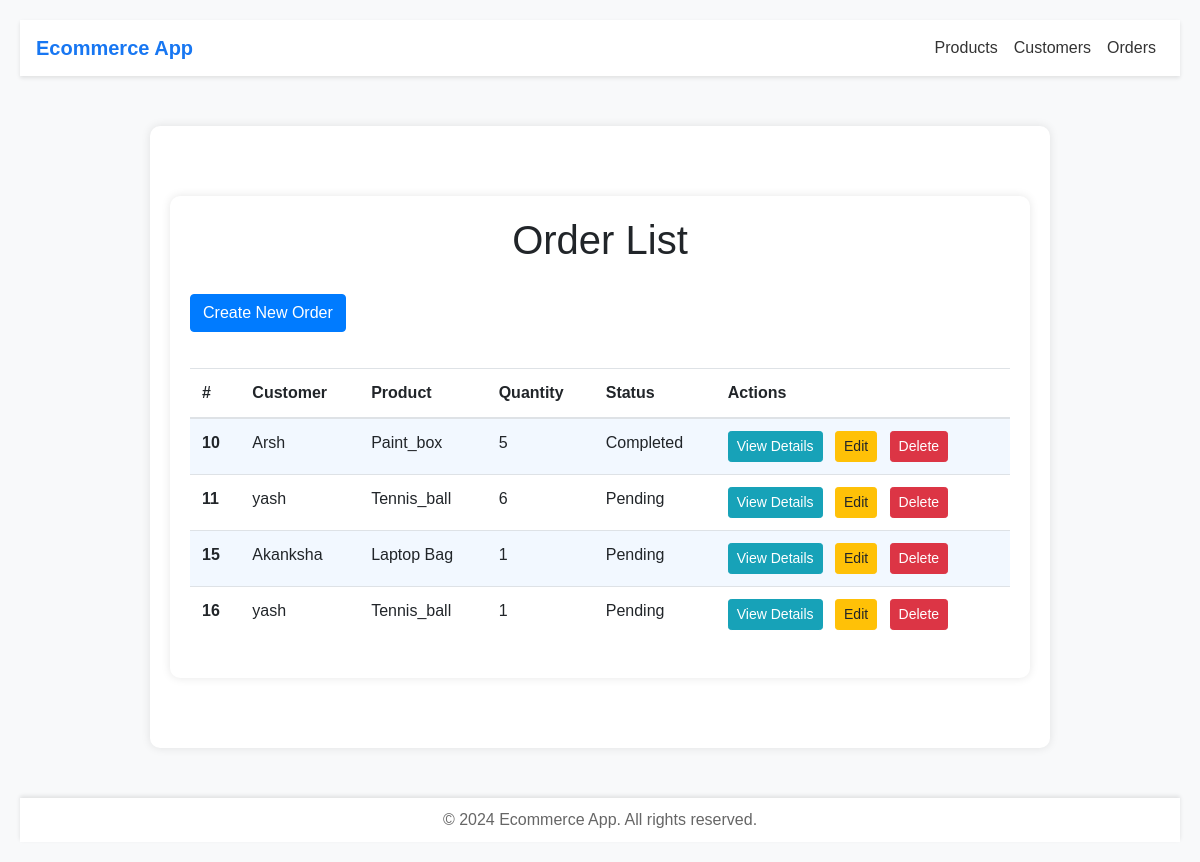
The page /order/ on the database its author committed.
### ecommerce_app/models.py (models this page shows, shortened)
class Order(models.Model):
    customer = models.ForeignKey(Customer, on_delete=models.CASCADE)
    product = models.ForeignKey(Product, on_delete=models.CASCADE)
    quantity = models.PositiveIntegerField()
    order_date = models.DateTimeField(auto_now_add=True)
    STATUS_CHOICES = (
        ('Pending', 'Pending'),
        ('Completed', 'Completed'),
    )
    status = models.CharField(max_length=20, choices=STATUS_CHOICES, default='Pending')

class Customer(models.Model):
    name = models.CharField(max_length=100)
    email = models.EmailField()
    phone_number = models.CharField(max_length=15)
    address = models.TextField()

class Product(models.Model):
    name = models.CharField(max_length=100)
    price = models.DecimalField(max_digits=10, decimal_places=2)
    stock_quantity = models.PositiveIntegerField()
    description = models.TextField(blank=True)

### ecommerce_app/views.py (the view)
# urls.py: path('order/', views.order_list, name='order_list'),
def order_list(request):
    orders = Order.objects.all()
    return render(request, 'order_list.html', {'orders': orders})

### ecommerce_app/templates/order_list.html (shortened to what this page needs)
{% extends 'base.html' %}
{% block content %}
<!DOCTYPE html>
<html lang="en">
<head>
    <link rel="stylesheet" href="https://stackpath.bootstrapcdn.com/bootstrap/4.5.2/css/bootstrap.min.css">
</head>
<body>
    <div class="container">
        <h1>Order List</h1>
        <div class="mb-3">
            <a href="{% url 'order_create' %}" class="btn btn-primary btn-create">Create New Order</a>
        </div>
        <table class="table table-striped">
            <thead>
                <tr>
                    <th scope="col">#</th>
                    <th scope="col">Customer</th>
                    <th scope="col">Product</th>
                    <th scope="col">Quantity</th>
                    <th scope="col">Status</th>
                    <th scope="col">Actions</th>
                </tr>
            </thead>
            <tbody>
                {% for order in orders %}
                <tr>
                    <th scope="row">{{ order.id }}</th>
                    <td>{{ order.customer.name }}</td>
                    <td>{{ order.product.name }}</td>
                    <td>{{ order.quantity }}</td>
                    <td>{{ order.status }}</td>
                    <td class="btn-action">
                        <a href="{% url 'order_detail' order.id %}" class="btn btn-info btn-sm mr-2">View Details</a>
                        <a href="{% url 'order_edit' order.id %}" class="btn btn-warning btn-sm mr-2">Edit</a>
                        <a href="{% url 'order_delete' order.id %}" class="btn btn-danger btn-sm">Delete</a>
                    </td>
                </tr>
                {% endfor %}
            </tbody>
        </table>
    </div>
</body>
</html>
{% endblock %}

### ecommerce_app/templates/base.html (shortened to what this page needs)
<!DOCTYPE html>
<html lang="en">
<head>
    <link rel="stylesheet" href="https://stackpath.bootstrapcdn.com/bootstrap/4.5.2/css/bootstrap.min.css">
</head>
<body>
    <nav class="navbar navbar-expand-lg">
        <a class="navbar-brand" href="{% url 'home' %}">Ecommerce App</a>
        <div class="collapse navbar-collapse" id="navbarNav">
            <ul class="navbar-nav ml-auto">
                <li class="nav-item active">
                    <a class="nav-link" href="{% url 'product_list' %}">Products</a>
                </li>
                <li class="nav-item">
                    <a class="nav-link" href="{% url 'customer_list' %}">Customers</a>
                </li>
                <li class="nav-item">
                    <a class="nav-link" href="{% url 'order_list' %}">Orders</a>
                </li>
            </ul>
        </div>
    </nav>
    <div class="container">
        {% block content %}{% endblock %}
    </div>
    <div class="footer">
        <p>&copy; 2024 Ecommerce App. All rights reserved.</p>
    </div>
</body>
</html>

### ecommerce_app/templates/base.html (style rules this page uses)
body { background-color: #f0f2f5; }
.navbar { background-color: #ffffff; box-shadow: 0 2px 4px rgba(0,0,0,0.1); }
.navbar-brand { font-weight: bold; color: #1877f2 !important; }
.navbar-nav .nav-link { color: #333; font-weight: 500; }
.container { margin-top: 20px; }
.footer { background-color: #ffffff; box-shadow: 0 -2px 4px rgba(0,0,0,0.1); padding: 10px 0; text-align: center; margin-top: 20px; }
.footer p { margin: 0; color: #666; }

### ecommerce_app/templates/order_list.html (style rules this page uses)
body { font-family: Arial, sans-serif; background-color: #f8f9fa; margin: 0; padding: 20px; }
.container { max-width: 900px; margin: 50px auto; background-color: #fff; border-radius: 10px; box-shadow: 0 0 10px rgba(0, 0, 0, 0.1); padding: 20px; }
h1 { text-align: center; margin-bottom: 30px; }
.btn-create { margin-bottom: 20px; }
.table { width: 100%; margin-bottom: 1rem; color: #212529; }
.table th, .table td { padding: 0.75rem; vertical-align: top; border-top: 1px solid #dee2e6; }
.table thead th { vertical-align: bottom; border-bottom: 2px solid #dee2e6; }
.table-striped tbody tr:nth-of-type(odd) { background-color: rgba(0, 123, 255, 0.05); }
.btn-action { white-space: nowrap; }

### rows shown on the page
Order: id "10", customer.name "Arsh", product.name "Paint_box", quantity "5", status "Completed"
Order: id "11", customer.name "yash", product.name "Tennis_ball", quantity "6", status "Pending"
Order: id "15", customer.name "Akanksha", product.name "Laptop Bag", quantity "1", status "Pending"
Order: id "16", customer.name "yash", product.name "Tennis_ball", quantity "1", status "Pending"
